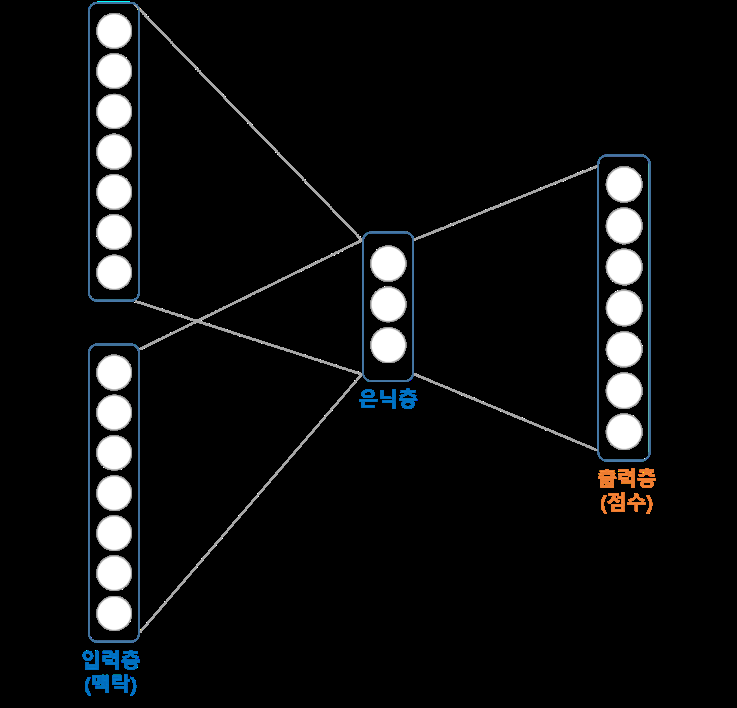
#> input picture Chapter3/images/cbow.png, 737 x 708 px; its folder holds only this picture in this run
$ python -i clahe.py   (imports and definitions only)   (older library calls are emulated)
#> lines starting #> are read from the running program, lines starting #| are printed output that depends on the picture
#> further down, picture is the input picture: shape (708, 737, 3); mean B, G, R 15.5, 15, 14.3
import cv2
import numpy as np
import os

import time
# [43 lines left out: function preprocess_color_image, not called in this run]
def adjust_gamma(image, gamma=1.2):
    invGamma = 1.0 / gamma
    table = np.array([((i / 255.0) ** invGamma) * 255
                      for i in np.arange(0, 256)]).astype("uint8")
    return cv2.LUT(image, table)

# [22 lines left out: function process_images_in_folder, not called in this run]

# 예제 실행
# [5 lines not run here, left out]


def preprocess_color_image(image, clahe_clip=2.0, clahe_tile=(2, 2),
                           sobel_kernel=1, blend_ratio=(0.95, 0.05)):
#> called with clahe_clip = 2, clahe_tile = (2, 2), sobel_kernel = 1, blend_ratio = (0.95, 0.05)
    start_time = time.time()
    # BGR 이미지를 LAB 색공간으로 변환
    lab = cv2.cvtColor(image, cv2.COLOR_BGR2LAB)
#> lab: shape (708, 737, 3); mean of channels 0, 1, 2 15.3, 128.1, 127.7
    L, A, B = cv2.split(lab)
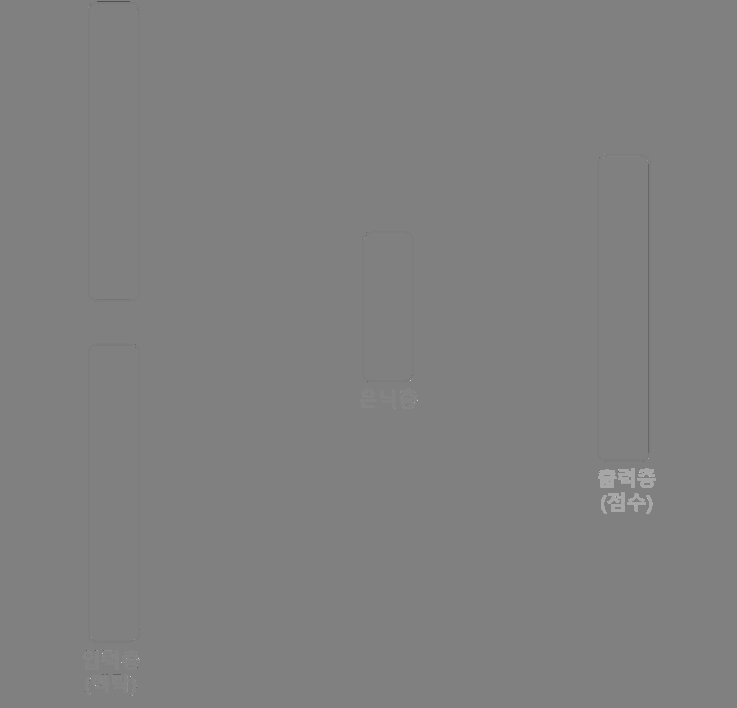
#> A: shape (708, 737); min 80, max 208, mean 128.1

    # L 채널에 CLAHE 적용
    clahe = cv2.createCLAHE(clipLimit=clahe_clip, tileGridSize=clahe_tile)
    L_clahe = clahe.apply(L)
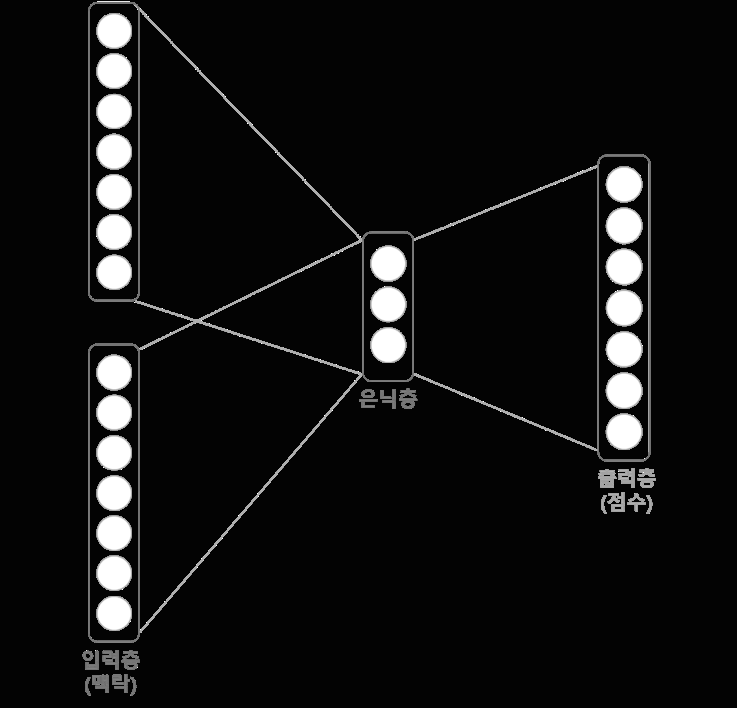
#> L_clahe: shape (708, 737); min 3, max 255, mean 18

    # L 채널에 Sobel Edge Detection 적용
    grad_x = cv2.Sobel(L, cv2.CV_64F, 1, 0, ksize=sobel_kernel)
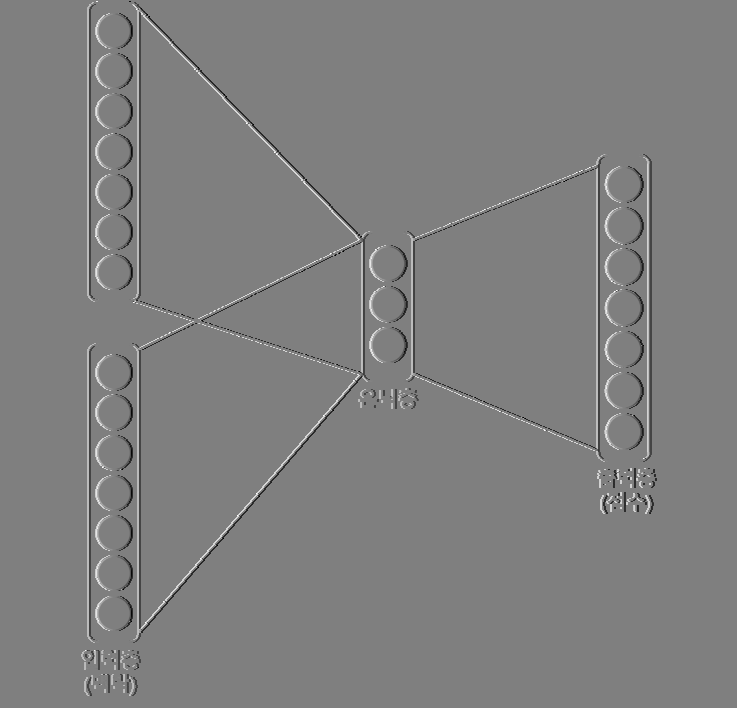
#> grad_x: shape (708, 737) float64; min -255, max 255, mean 0; drawn with min black and max white
    grad_y = cv2.Sobel(L, cv2.CV_64F, 0, 1, ksize=sobel_kernel)
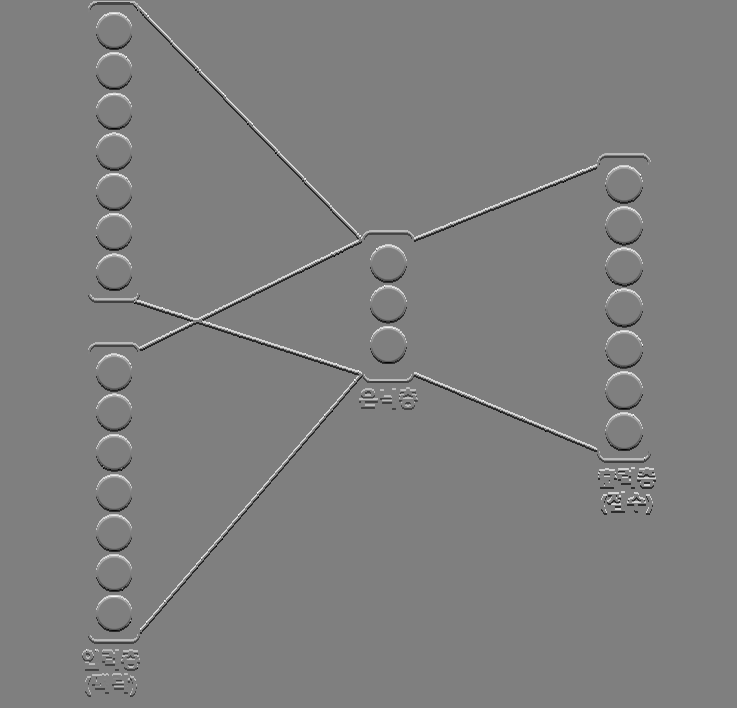
#> grad_y: shape (708, 737) float64; min -255, max 255, mean 0; drawn with min black and max white
    sobel_L = cv2.magnitude(grad_x, grad_y)
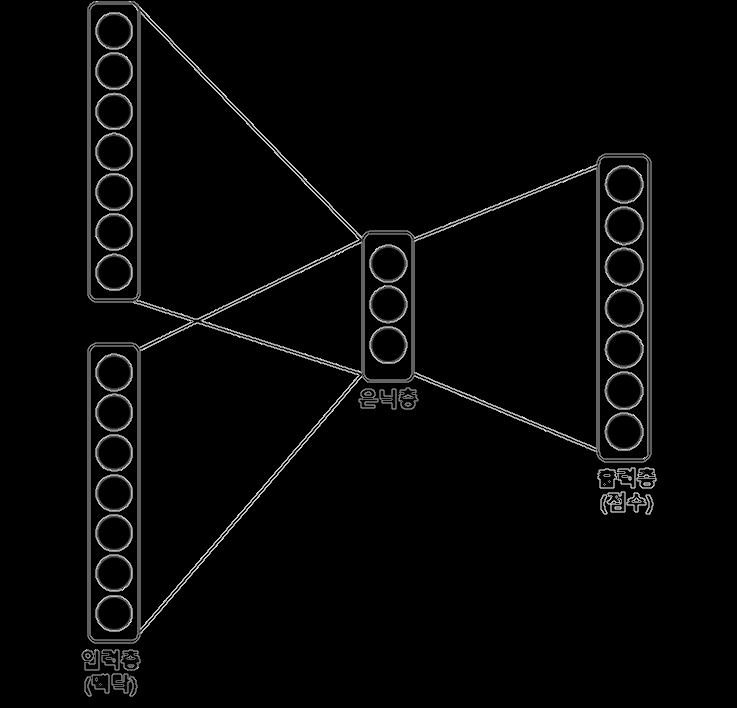
#> sobel_L: shape (708, 737) float64; min 0, max 317.4, mean 8; drawn with min black and max white
    sobel_L = cv2.convertScaleAbs(sobel_L)
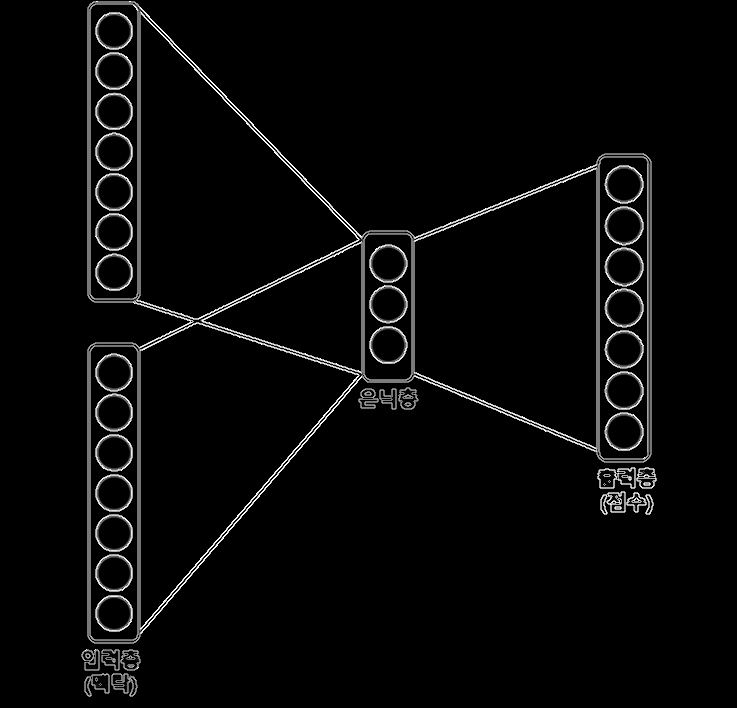
#> sobel_L: shape (708, 737); min 0, max 255, mean 8

    # CLAHE 결과와 Sobel 결과를 지정된 비율로 합성
    L_combined = cv2.addWeighted(L_clahe, blend_ratio[0], sobel_L, blend_ratio[1], 0)

    # 합성된 L 채널과 원래의 A, B 채널을 병합하여 LAB 이미지 재구성
    lab_combined = cv2.merge([L_combined, A, B])
#> lab_combined: shape (708, 737, 3); mean of channels 0, 1, 2 17.7, 128.1, 127.7
    # LAB 이미지를 다시 BGR로 변환
    result = cv2.cvtColor(lab_combined, cv2.COLOR_LAB2BGR)

    # 전처리 후 결과에 gamma correction 적용
    result = adjust_gamma(result, gamma=1.2)

    print(f"🕒 소요 시간: {time.time() - start_time:.2f}초")
    return result

>>> import cv2
>>> picture = cv2.imread('../../Chapter3/images/cbow.png')
>>> result = preprocess_color_image(picture)

$ run again, on Chapter3/images/inference.png
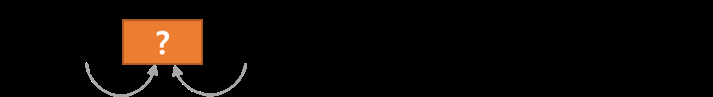
#> input picture Chapter3/images/inference.png, 713 x 97 px
#> picture is the input picture: shape (97, 713, 3); mean B, G, R 4.7, 8.6, 14.2
#> lab: shape (97, 713, 3); mean of channels 0, 1, 2 10.6, 129.9, 130.9
#> in preprocess_color_image, `grad_y = cv2.Sobel(L, cv2.CV_64F, 0, 1, ksize=sobel_kernel)`:
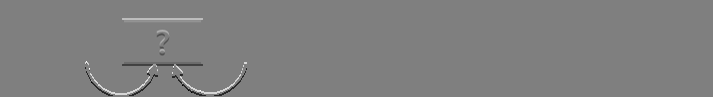
#> grad_y: shape (97, 713) float64; min -255, max 255, mean 0.2; drawn with min black and max white
#> in preprocess_color_image, `sobel_L = cv2.magnitude(grad_x, grad_y)`:
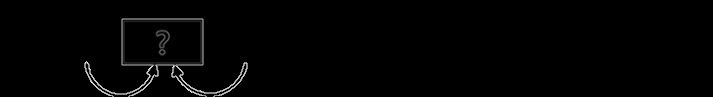
#> sobel_L: shape (97, 713) float64; min 0, max 317.4, mean 3.6; drawn with min black and max white
#> lab_combined: shape (97, 713, 3); mean of channels 0, 1, 2 13.1, 129.9, 130.9

$ run again, on Chapter3/images/inference02.png
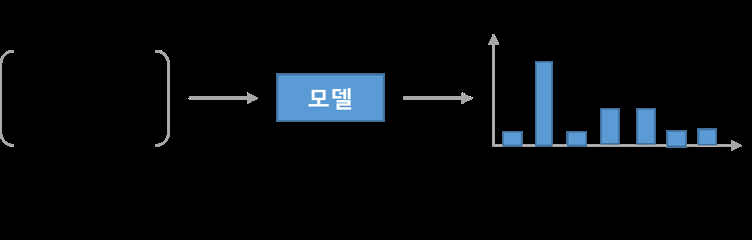
#> input picture Chapter3/images/inference02.png, 752 x 240 px
#> picture is the input picture: shape (240, 752, 3); mean B, G, R 12.9, 10.1, 7
#> lab: shape (240, 752, 3); mean of channels 0, 1, 2 10.4, 127.8, 126.2
#> in preprocess_color_image, `grad_y = cv2.Sobel(L, cv2.CV_64F, 0, 1, ksize=sobel_kernel)`:
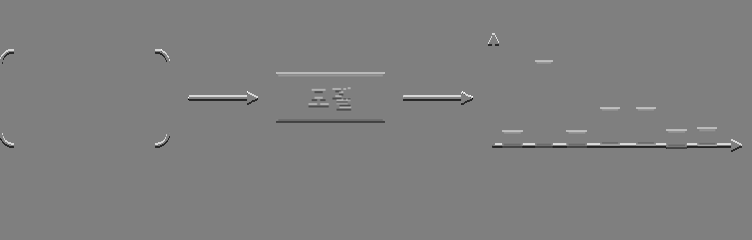
#> grad_y: shape (240, 752) float64; min -255, max 255, mean 0; drawn with min black and max white
#> in preprocess_color_image, `sobel_L = cv2.magnitude(grad_x, grad_y)`:
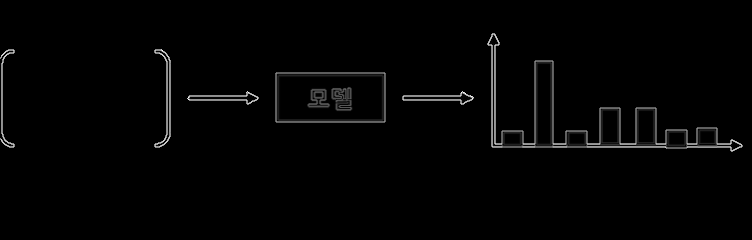
#> sobel_L: shape (240, 752) float64; min 0, max 312.7, mean 4.4; drawn with min black and max white
#> lab_combined: shape (240, 752, 3); mean of channels 0, 1, 2 12.9, 127.8, 126.2

$ run again, on Chapter3/images/matmul.png
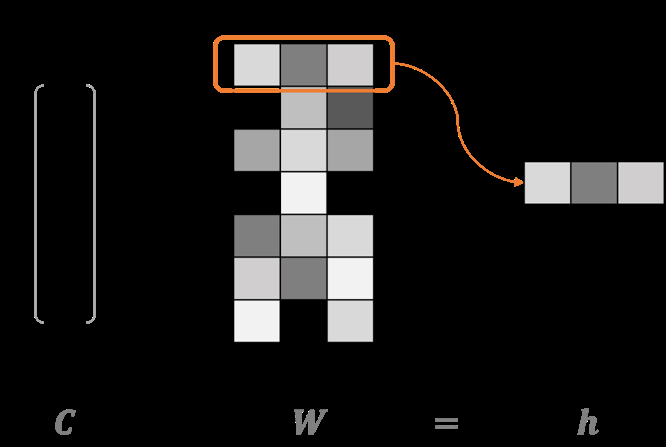
#> input picture Chapter3/images/matmul.png, 666 x 447 px
#> picture is the input picture: shape (447, 666, 3); mean B, G, R 25.2, 25.9, 26.9
#> lab: shape (447, 666, 3); mean of channels 0, 1, 2 27, 128.4, 128.5
#> in preprocess_color_image, `grad_y = cv2.Sobel(L, cv2.CV_64F, 0, 1, ksize=sobel_kernel)`:
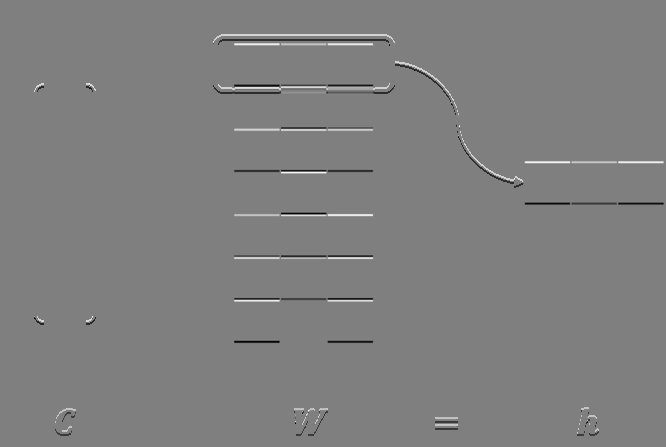
#> grad_y: shape (447, 666) float64; min -255, max 255, mean 0; drawn with min black and max white
#> in preprocess_color_image, `sobel_L = cv2.convertScaleAbs(sobel_L)`:
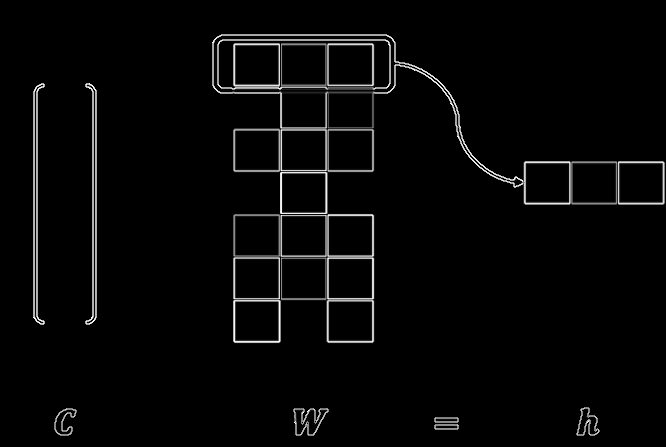
#> sobel_L: shape (447, 666); min 0, max 255, mean 6.8
#> lab_combined: shape (447, 666, 3); mean of channels 0, 1, 2 28.4, 128.4, 128.5
